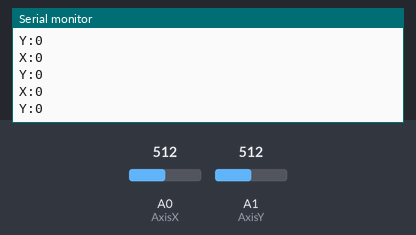
This sketch was run on a simulated Arduino Uno, built with avr-gcc and run on an emulated ATmega328P. Shown: the last lines printed to the serial monitor. The inputs (shaded band) are chosen by the test bench; at power-on: A0 (AxisX) = 512, A1 (AxisY) = 512.

Above: at 11.7 s.
11.8 s: A0 (AxisX) set to 629
At 11.97 s:
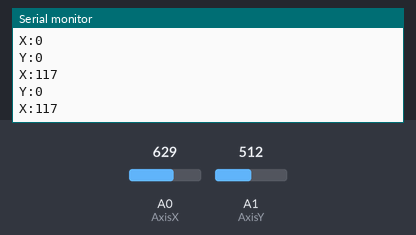
13.3 s: A0 (AxisX) set to 601
At 13.39 s:
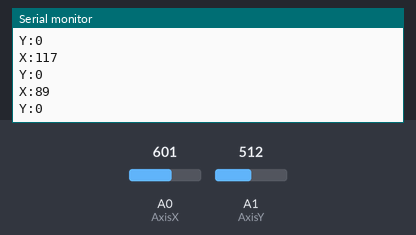
Timing chart, 0 to 16.3 s (numbered marks = the images above; inputs shaded):
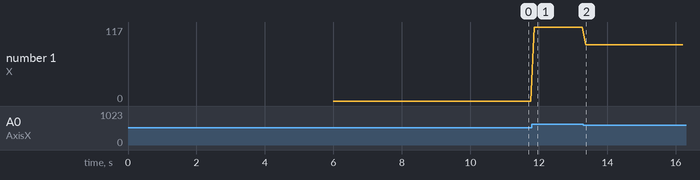

Measured:
- the behaviour switches between 612 and 611 on A0 (AxisX) (found by bisection; images 1 and 2)
- after the input at 11.8 s, the serial monitor: prints a new line after 0.06 s (image 1)
- after the input at 13.3 s, the serial monitor: prints a new line after 0.08 s (image 2)
- plotted number 1: 0 → 117 after the input at 11.8 s, 117 → 89 after the input at 13.3 s

The sketch:

JoystickArduino.ino
```cpp
#define AxisX 0
#define AxisY 1

unsigned long ellapsed;
int maxX, maxY, minX, minY;

void setup() {
  Serial.begin(9600);
  ellapsed = millis();

  calibracao(1000);
}

void loop() {
  if (millis() - ellapsed > 100) {
    Serial.println("X:" + String(readX(minX, maxX)));
    Serial.println("Y:" + String(readY(minY, maxY)));
    ellapsed = millis();
  }
}

/*
* Calibra o joystick
*/
void calibracao(int tempoCalibracao) {
  maxX = 0;
  minX = 1023;
  maxY = 0;
  minY = 1023;

  unsigned long timeIni= millis();

  while (millis() - timeIni < tempoCalibracao){
    int X = analogRead(AxisX);
    int Y = analogRead(AxisY);
    if (X > maxX) maxX = X;
    if (X < minX) minX = X;
    if (Y > maxY) maxY = Y;
    if (Y < minY) minY = Y;
  }
  Serial.println("Concluida a calibracao");
  Serial.println("minX:" + String(minX) + " maxX:"+String(maxX) + " minY:"+String(minY)+ " maxY:"+String(maxY));
  delay(5000);

}

int readX(int minX, int maxX) {
  int X = analogRead(AxisX);

  if ((X < minX) || (X > maxX))
    return (X - 512);
  return 0;
}

int readY(int minY, int maxY) {
  int Y = analogRead(AxisY);

  if ((Y < minY) || (Y > maxY))
    return (Y - 512);
  return 0;
}
```
